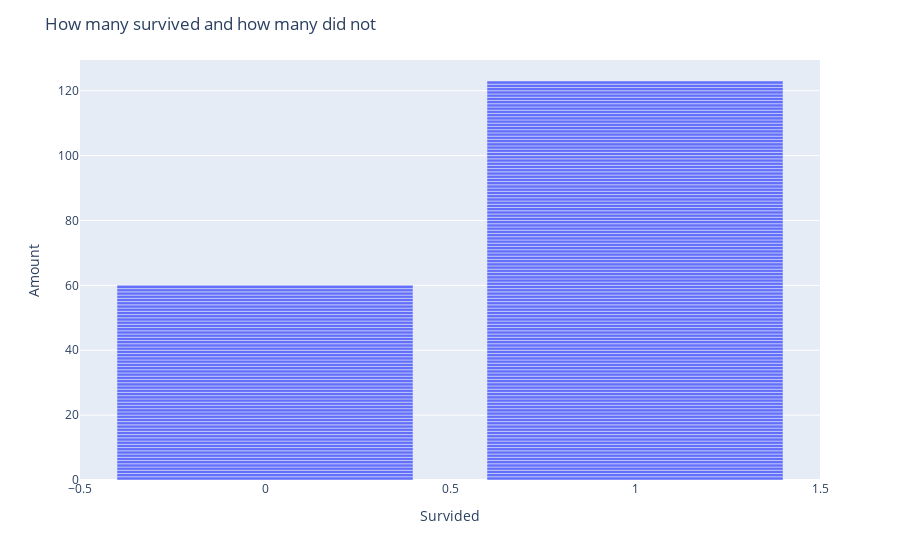

The notebook cell saved with this chart:
### Code cell
sns.countplot(data=train, x='Survived')

suvivors = train.groupby('Survived').value_counts().reset_index(name='Amount')
fig = px.bar(suvivors, x='Survived', y='Count' )
fig.update_layout(
    title= {
        'text': f"How many survived and how many did not"
    },
    xaxis_title= "Survided",
    yaxis_title= "Amount"
)

### Figure 1 — Plotly figure (JSON) as saved in the notebook; plotly's stock layout.template omitted (floating-point values rounded to 4 significant figures; data arrays with more than 128 entries replaced by an {"elided": "..."} marker saying what was removed)
{"data": [{"hovertemplate": "Survived=%{x}<br>Count=%{y}<extra></extra>", "legendgroup": "", "marker": {"color": "#636efa", "pattern": {"shape": ""}}, "name": "", "orientation": "v", "showlegend": false, "textposition": "auto", "type": "bar", "x": {"elided": "183 int values"}, "xaxis": "x", "y": {"elided": "183 int values"}, "yaxis": "y"}], "layout": {"barmode": "relative", "legend": {"tracegroupgap": 0}, "margin": {"t": 60}, "title": {"text": "How many survived and how many did not"}, "xaxis": {"anchor": "y", "domain": [0, 1], "title": {"text": "Survided"}}, "yaxis": {"anchor": "x", "domain": [0, 1], "title": {"text": "Amount"}}}}
